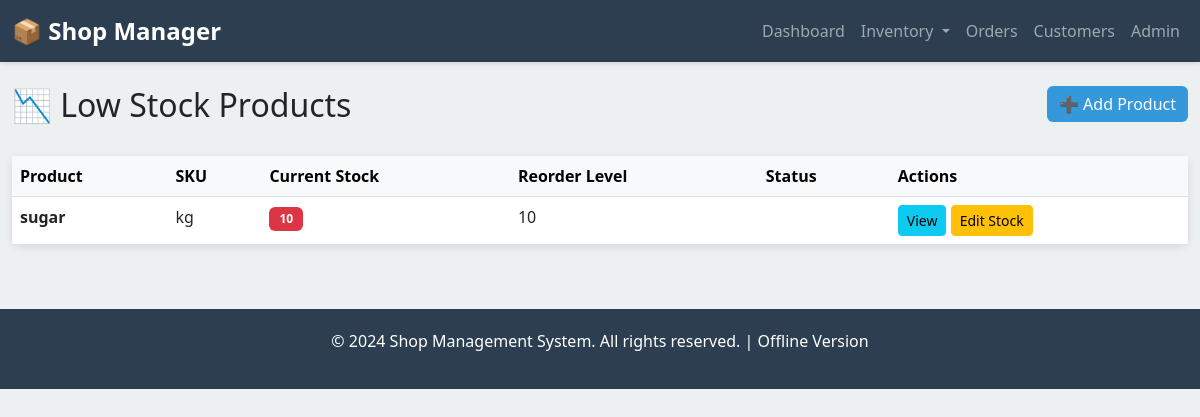
Page /inventory/low-stock/ on the committed database.
### inventory/models.py (models this page shows, shortened)
class Product(models.Model):
    name = models.CharField(max_length=200)
    sku = models.CharField(max_length=50, unique=True)
    category = models.ForeignKey(Category, on_delete=models.SET_NULL, null=True, blank=True)
    description = models.TextField(blank=True)
    purchase_price = models.DecimalField(max_digits=10, decimal_places=2)
    selling_price = models.DecimalField(max_digits=10, decimal_places=2)
    quantity_in_stock = models.IntegerField(default=0)
    reorder_level = models.IntegerField(default=10)
    is_active = models.BooleanField(default=True)
    created_at = models.DateTimeField(auto_now_add=True)
    updated_at = models.DateTimeField(auto_now=True)

### inventory/views.py (the view)
# urls.py: path('inventory/low-stock/', views.low_stock_report, name='low-stock'),
def low_stock_report(request):
    products = Product.objects.filter(quantity_in_stock__lte=models.F('reorder_level')).order_by('quantity_in_stock')
    context = {'products': products}
    return render(request, 'inventory/low_stock.html', context)

### templates/inventory/low_stock.html (shortened to what this page needs)
{% extends 'base.html' %}
{% block content %}
<div class="row mb-4">
    <div class="col-md-8">
        <h2>📉 Low Stock Products</h2>
    </div>
    <div class="col-md-4">
        <a href="{% url 'product-create' %}" class="btn btn-primary float-end">➕ Add Product</a>
    </div>
</div>
<div class="card">
    {% if products %}
    <div class="table-responsive">
        <table class="table table-hover mb-0">
            <thead class="table-light">
                <tr>
                    <th>Product</th>
                    <th>SKU</th>
                    <th>Current Stock</th>
                    <th>Reorder Level</th>
                    <th>Status</th>
                    <th>Actions</th>
                </tr>
            </thead>
            <tbody>
                {% for product in products %}
                <tr class="{% if product.quantity_in_stock <= 0 %}table-danger{% elif product.quantity_in_stock < product.reorder_level %}table-warning{% endif %}">
                    <td><strong>{{ product.name }}</strong></td>
                    <td>{{ product.sku }}</td>
                    <td>
                        <span class="badge bg-danger">{{ product.quantity_in_stock }}</span>
                    </td>
                    <td>{{ product.reorder_level }}</td>
                    <td>
                    </td>
                    <td>
                        <a href="{% url 'product-detail' product.pk %}" class="btn btn-sm btn-info">View</a>
                        <a href="{% url 'product-edit' product.pk %}" class="btn btn-sm btn-warning">Edit Stock</a>
                    </td>
                </tr>
                {% endfor %}
            </tbody>
        </table>
    </div>
    {% else %}
    <div class="card-body">
        <p class="text-muted text-center py-4">All products are well-stocked! 🎉</p>
    </div>
    {% endif %}
</div>
{% endblock %}

### templates/base.html (style rules this page uses)
:root { --primary-color: #2c3e50; --secondary-color: #3498db; --success-color: #27ae60; --danger-color: #e74c3c; --warning-color: #f39c12; }
body { background-color: #ecf0f1; font-family: 'Segoe UI', Tahoma, Geneva, Verdana, sans-serif; }
.card { border: none; box-shadow: 0 2px 8px rgba(0,0,0,0.1); border-radius: 8px; }
.btn-primary { background-color: var(--secondary-color); border: none; }
.table { background-color: white; }
.badge { padding: 6px 10px; }

### rows in the picture
Product: name "sugar", sku "kg", quantity_in_stock "10", reorder_level "10"
